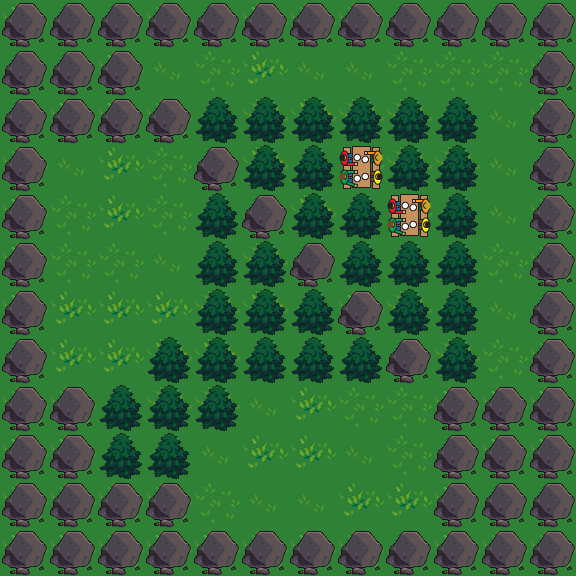

This is a level from a 2D game, rendered from its Tiled map with the project's own tilesets. A one-line summary and the map file follow, with tile-layer data summarised:
An orthogonal 12x12 tile map with 48x48 px tiles, 2 tile layers (Tile Layer 1, Tile Layer 2) and 1 object (Cinders).

<map version="1.0" orientation="orthogonal" width="12" height="12" tilewidth="48" tileheight="48">
 <properties>
  <property name="destroy_vsl" value="8" />
  <property name="timer" value="20000" />
 </properties>
 <tileset firstgid="1" name="testtiles" tilewidth="48" tileheight="48">
  <image source="../sprites/testtiles.png" width="336" height="1200" />
  <tile id="21">
   <properties>
    <property name="health" value="50" />
   </properties>
  </tile>
  <tile id="22">
   <properties>
    <property name="health" value="50" />
   </properties>
  </tile>
  <tile id="25">
   <properties>
    <property name="burnratio" value="1.5" />
    <property name="health" value="100" />
   </properties>
  </tile>
  <tile id="31">
   <properties>
    <property name="burnratio" value="2" />
    <property name="flashpoint" value="60" />
    <property name="health" value="100" />
   </properties>
  </tile>
  <tile id="37">
   <properties>
    <property name="health" value="275" />
    <property name="vsl" value="4" />
   </properties>
  </tile>
  <tile id="38">
   <properties>
    <property name="burnratio" value="1.75" />
    <property name="flashpoint" value="150" />
    <property name="health" value="200" />
   </properties>
  </tile>
  <tile id="40">
   <properties>
    <property name="burnration" value="2" />
    <property name="flashpoint" value="60" />
    <property name="health" value="100" />
   </properties>
  </tile>
  <tile id="47">
   <properties>
    <property name="burnratio" value="2" />
    <property name="flashpoint" value="60" />
    <property name="health" value="100" />
   </properties>
  </tile>
  <tile id="48">
   <properties>
    <property name="burnratio" value="2" />
    <property name="flashpoint" value="150" />
    <property name="health" value="200" />
   </properties>
  </tile>
  <tile id="55">
   <properties>
    <property name="burnratio" value="2" />
    <property name="flashpoint" value="150" />
    <property name="health" value="200" />
   </properties>
  </tile>
  <tile id="57">
   <properties>
    <property name="burnratio" value="3" />
    <property name="flashpoint" value="300" />
    <property name="health" value="400" />
   </properties>
  </tile>
  <tile id="59">
   <properties>
    <property name="health" value="75" />
   </properties>
  </tile>
  <tile id="64">
   <properties>
    <property name="burnratio" value="1.4" />
    <property name="flashpoint" value="200" />
    <property name="health" value="250" />
   </properties>
  </tile>
  <tile id="66">
   <properties>
    <property name="health" value="50" />
   </properties>
  </tile>
  <tile id="91">
   <properties>
    <property name="burnratio" value="1.1" />
    <property name="flashpoint" value="280" />
    <property name="health" value="350" />
    <property name="traverse" value="1" />
   </properties>
  </tile>
  <tile id="92">
   <properties>
    <property name="burnratio" value="1.1" />
    <property name="flashpoint" value="280" />
    <property name="health" value="350" />
    <property name="traverse" value="1" />
   </properties>
  </tile>
  <tile id="93">
   <properties>
    <property name="burnratio" value="1.1" />
    <property name="flashpoint" value="280" />
    <property name="health" value="350" />
    <property name="traverse" value="1" />
   </properties>
  </tile>
 </tileset>
 <layer name="Tile Layer 1" width="12" height="12">
  <data>[144 cells, 144 non-empty, 3 distinct tile ids]</data>
 </layer>
 <objectgroup name="Object Layer 1" width="12" height="12">
  <object type="Cinders" x="90" y="287" />
 </objectgroup>
 <layer name="Tile Layer 2" width="12" height="12">
  <data>[144 cells, 102 non-empty, 3 distinct tile ids]</data>
 </layer>
</map>